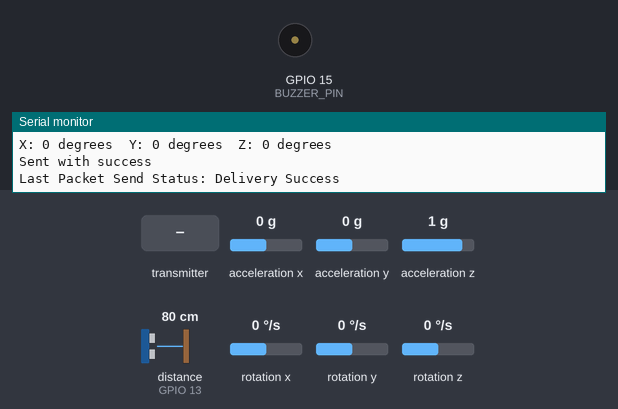
Bench run of a sketch on a simulated ESP32. On the bench: buzzer (waves = sounding, pin HIGH), the last lines printed to the serial monitor. Inputs (shaded band) come from the test bench; at power-on: acceleration x 0 g, acceleration y 0 g, acceleration z 1 g, distance to the obstacle (sensor on GPIO 13) 80 cm, rotation x 0 °/s, rotation y 0 °/s, rotation z 0 °/s. The echo pulse lasts 58.3 µs per cm; pins used as bus, display or sensor lines are not drawn.

Above: at 1.2 s.
1.3 s: the transmitter starts sending finalOutputIsDisplayed = 1
At 2.6 s:
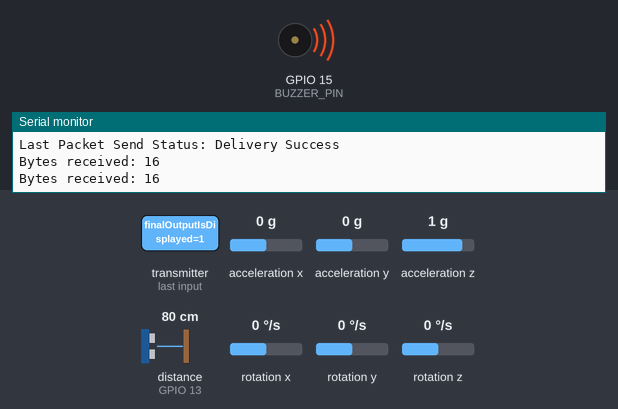
Timing chart, 0 to 8.8 s (numbered marks = the images above; inputs shaded):
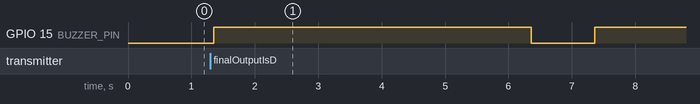

Measured:
- after the input at 1.3 s, GPIO 15 (BUZZER_PIN): LOW → HIGH after 0.06 s, → LOW 5.0 s later, → HIGH 1.0 s later

The sketch:

ayeth_38.ino
```cpp
#include <esp_now.h>
#include <WiFi.h>
#include <Wire.h>
#include <MPU6050.h>
#include <Arduino.h>
#include <driver/ledc.h> // Explicitly include the LED control library

// ESP32------------------------------------------------------
uint8_t espBoardB_address[] = { 0xA0, 0xA3, 0xB3, 0x2A, 0xDE, 0x3C };  // Replace with actual MAC address of the receiver ESP32

// Structure to hold data to be sent
typedef struct struct_message {
  int angleX, angleY, angleZ;  // Gyroscope data
  bool finalOutputIsDisplayed;
  bool ultrasonicObjectDetected;
  bool tofThresholdDetected;   // water part completion condition
} struct_message;

struct_message myData;

float outputBeakerThreshold = 10.0;

// Gyroscope-----------------------------------------------
MPU6050 mpu;

// ULTRASONIC Variables-------------------------------------
const int trigPinUS = 12;
const int echoPinUS = 13;
long duration;
float distance;

// Buzzer Pin
const int BUZZER_PIN = 15; // Define the pin connected to the buzzer

// Buzzer Constants
#define EMERGENCY_SOUND 1
#define AFTER_WORK_SOUND 2
#define CLEANING_TIME_SOUND 3

// Enumeration for states
enum State {
  INITIAL_STATE,
  GYROSCOPE_STATE,
  ULTRASONIC_OUTPUT_CHECK_STATE,
  MOTOR_PART_STATE,
  // Add more states as needed
};
State currentState = INITIAL_STATE;

// Function Declarations
void initializeComponents();
void runGyroscope();
void runUltrasonicOutputCheck();
void runMotorPart();
void shortRepeatedBeeps();
void playReversingSound();
void longBeepWithShortPauses();
void tone(int pin, int frequency);
void noTone(int pin);
void OnDataSent(const uint8_t *mac_addr, esp_now_send_status_t status);
void OnDataRecv(const esp_now_recv_info *recv_info, const uint8_t *incomingData, int len);
void sendData();
void warning(const char* message);

void setup() {
  Serial.begin(115200);
  initializeComponents();
}

void loop() {
  switch (currentState) {
    case INITIAL_STATE:
      // Add any initial state actions here
      Serial.println("Initial State");
      currentState = GYROSCOPE_STATE; // Transition to the next state
      break;

    case GYROSCOPE_STATE:
    Serial.println("Gyroscope State");
      runGyroscope();
      sendData();
      currentState = ULTRASONIC_OUTPUT_CHECK_STATE; // Transition to the next state
      break;

    case ULTRASONIC_OUTPUT_CHECK_STATE:
      if (myData.finalOutputIsDisplayed) {
        runUltrasonicOutputCheck();
      }
      if (myData.ultrasonicObjectDetected) {
        currentState = MOTOR_PART_STATE; // Transition to the next state
      }
      break;

    case MOTOR_PART_STATE:
      if (myData.tofThresholdDetected) {
        runMotorPart();
      }
      // Transition to other states or repeat as needed
      break;

    // Add more cases for additional states as needed
    default:
      break;
  }

  static unsigned long lastSendTime = 0;
  unsigned long currentTime = millis();
  if (currentTime - lastSendTime > 10000) {
    sendData();
    lastSendTime = currentTime;
  }
}

void initializeComponents() {
  // ESP32 Initialization
  WiFi.mode(WIFI_STA);

  if (esp_now_init() != ESP_OK) {
    Serial.println("Error initializing ESP-NOW");
    return;
  }

  esp_now_register_send_cb(OnDataSent);
  esp_now_register_recv_cb(OnDataRecv);

  esp_now_peer_info_t peerInfo;
  memset(&peerInfo, 0, sizeof(peerInfo));
  memcpy(peerInfo.peer_addr, espBoardB_address, 6);
  peerInfo.channel = 0;
  peerInfo.encrypt = false;

  if (esp_now_add_peer(&peerInfo) != ESP_OK) {
    Serial.println("Failed to add peer");
    return;
  }

  // Gyroscope Initialization
  Wire.begin();
  mpu.initialize();
  if (!mpu.testConnection()) {
    Serial.println("MPU6050 connection failed");
    while (1);
  }

  // Buzzer Initialization
  pinMode(BUZZER_PIN, OUTPUT);
  digitalWrite(BUZZER_PIN, LOW);

  // Ultrasonic Sensor Initialization
  pinMode(trigPinUS, OUTPUT);
  pinMode(echoPinUS, INPUT);
}

void runGyroscope() {
  Serial.println("Gyroscope Running");
  int16_t ax, ay, az;
  int16_t gx, gy, gz;
  mpu.getMotion6(&ax, &ay, &az, &gx, &gy, &gz);

  float accelX = ax / 16384.0;
  float accelY = ay / 16384.0;
  float accelZ = az / 16384.0;

  int angleX = atan2(accelY, sqrt(accelX * accelX + accelZ * accelZ)) * 180.0 / PI;
  int angleY = atan2(accelX, sqrt(accelY * accelY + accelZ * accelZ)) * 180.0 / PI;
  int angleZ = atan2(sqrt(accelX * accelX + accelY * accelY), accelZ) * 180.0 / PI;

  Serial.print("X: ");
  Serial.print(angleX);
  Serial.print(" degrees\t");

  Serial.print("Y: ");
  Serial.print(angleY);
  Serial.print(" degrees\t");

  Serial.print("Z: ");
  Serial.print(angleZ);
  Serial.println(" degrees");

  myData.angleX = angleX;
  myData.angleY = angleY;
  myData.angleZ = angleZ;

  delay(1000);
}

void runUltrasonicOutputCheck() {
  digitalWrite(trigPinUS, LOW);
  delayMicroseconds(2);
  digitalWrite(trigPinUS, HIGH);
  delayMicroseconds(10);
  digitalWrite(trigPinUS, LOW);

  duration = pulseIn(echoPinUS, HIGH);
  distance = duration * 0.034 / 2;

  Serial.print("Distance: ");
  Serial.print(distance);
  Serial.println(" cm");

  if (distance <= outputBeakerThreshold) {
    myData.ultrasonicObjectDetected = true;
    Serial.println("Output Beaker Detected");
  } else {
    warning("Output Beaker not detected");
  }

  delay(1000);
}

void runMotorPart() {
  Serial.println("Motor Working");
}

// Warning Function
void warning(const char* message) {
  // Activate buzzer and LED
  digitalWrite(BUZZER_PIN, HIGH);
  // Add your code to turn on the LED if needed

  // Display warning message on Serial Monitor
  Serial.print("Warning: ");
  Serial.println(message);

  // Send warning message to the other ESP32 board
  struct_message warningData = myData;
  warningData.finalOutputIsDisplayed = true; // Indicate a warning state
  esp_now_send(espBoardB_address, (uint8_t *)&warningData, sizeof(warningData));

  // Keep the warning state for 5 seconds
  delay(5000);

  // Deactivate buzzer and LED
  digitalWrite(BUZZER_PIN, LOW);
  // Add your code to turn off the LED if needed

  // Return to previous state or reset as needed
  // resetCircuit(); // Uncomment if you have a reset function
}

void OnDataSent(const uint8_t *mac_addr, esp_now_send_status_t status) {
  Serial.print("\nLast Packet Send Status: ");
  Serial.println(status == ESP_NOW_SEND_SUCCESS ? "Delivery Success" : "Delivery Fail");
}

void OnDataRecv(const esp_now_recv_info *recv_info, const uint8_t *incomingData, int len) {
  memcpy(&myData, incomingData, sizeof(myData));
  Serial.print("Bytes received: ");
  Serial.println(len);
}

void sendData() {
  esp_err_t result = esp_now_send(espBoardB_address, (uint8_t *)&myData, sizeof(myData));
  if (result == ESP_OK) {
    Serial.println("Sent with success");
  } else {
    Serial.println("Error sending the data");
  }
}
```
